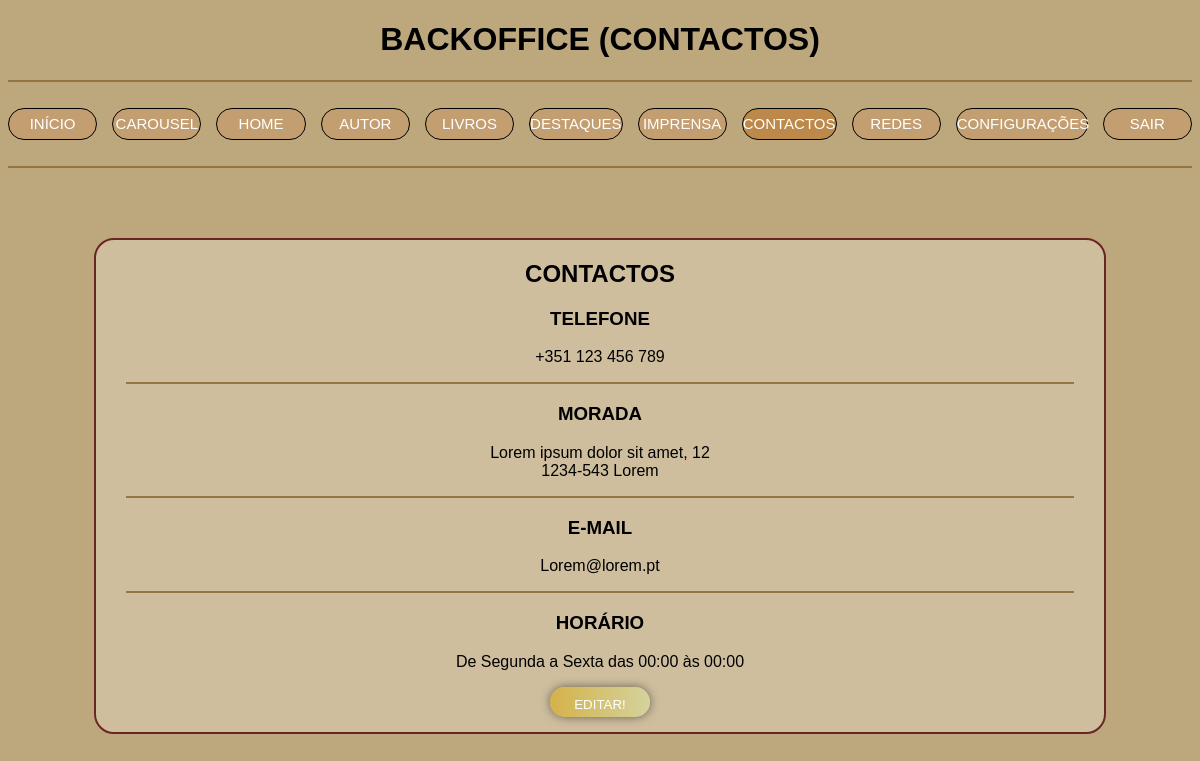
The app's page /backoffice/contactos.php (signed in) with its own data.
### tables this page shows
CREATE TABLE `contactos` (
  `id` int(11) NOT NULL,
  `telefone` varchar(100) NOT NULL,
  `morada` varchar(200) NOT NULL,
  `email` varchar(200) NOT NULL,
  `horario` varchar(200) NOT NULL,
  `facebook` varchar(200) NOT NULL,
  `instagram` varchar(200) NOT NULL,
  `linkedin` varchar(200) NOT NULL
);

### config/base_dados.php (called while the page is built, shortened)
<?php
require_once("config.php");
$pdo = new PDO("mysql:dbname=".$base_dados["dbname"].";host=".$base_dados["host"], $base_dados["user"], $base_dados["password"]);
function selectSQL($sql){
    global $pdo;
    $query = $pdo->query($sql);
    return $query->fetchAll(PDO::FETCH_ASSOC);
}
?>

### backoffice/contactos.php (the view, shortened to what this page needs)
<?php
require_once("../config/base_dados.php");
$pag_atual = pathinfo($_SERVER['PHP_SELF'], PATHINFO_FILENAME);
$item = selectSQL("SELECT * FROM contactos");
?>
<!DOCTYPE html>
<html lang="pt">
<head>
    <link rel="stylesheet" href="estilo.css">
</head>
<body>
    <header>
        <h1>BACKOFFICE (<?= ucfirst($pag_atual) ?>)</h1>
        <hr>
        <br>
            <div class="nav">
              <a href="inicio.php" <?php if ($pag_atual === 'inicio') echo 'class="active"' ?>>INÍCIO</a>
              <a href="carousel.php" <?php if ($pag_atual === 'carousel') echo 'class="active"' ?>>CAROUSEL</a>
              <a href="home.php" <?php if ($pag_atual === 'home') echo 'class="active"' ?>>HOME</a>
              <a href="autor.php" <?php if ($pag_atual === 'autor') echo 'class="active"' ?>>AUTOR</a>
              <a href="livros.php" <?php if ($pag_atual === 'livros') echo 'class="active"' ?>>LIVROS</a>
              <a href="destaques.php" <?php if ($pag_atual === 'destaques') echo 'class="active"' ?>>DESTAQUES</a>
              <a href="imprensa.php" <?php if ($pag_atual === 'imprensa') echo 'class="active"' ?>>IMPRENSA</a>
              <a href="contactos.php" <?php if ($pag_atual === 'contactos') echo 'class="active"' ?>>CONTACTOS</a>
              <a href="redes.php" <?php if ($pag_atual === 'redes') echo 'class="active"' ?>>REDES</a>
              <a href="configuracoes.php" <?php if ($pag_atual === 'configuracoes') echo 'class="active"' ?>>CONFIGURAÇÕES</a>
              <a href="logout.php" <?php if ($pag_atual === 'logout') echo 'class="active"' ?>>SAIR</a>
            </div>
        <br>
       <hr>
    </header>
    <main>
        <div id = "caixa1" class="caixa">
                <h2>CONTACTOS</h2>
                <?php foreach($item as $i): ?>
                <h3>TELEFONE</h3>
                <p><?= $i["telefone"] ?></p>
                <hr>
                <h3>MORADA</h3>
                <p><?= $i["morada"] ?></p>
                <hr>
                <h3>E-MAIL</h3>
                <p><?= $i["email"] ?></p>
                <hr>
                <h3>HORÁRIO</h3>
                <p><?= $i["horario"] ?></p>
                <form action="editar_contactos.php">
                    <button name="id" value="<?= $i["id"] ?>">EDITAR!</button>
                </form>
                <?php endforeach; ?>
        </div>
    </main>
</body>
</html>

### backoffice/estilo.css (style rules this page uses)
body { background-color: rgb(189, 168, 125); color: rgb(0, 0, 0); font-family:'Lucida Sans', 'Lucida Sans Regular', 'Lucida Grande', 'Lucida Sans Unicode', Geneva, Verdana, sans-serif; text-align: center; }
main { margin-top: 50px; }
.caixa { background-color: rgba(255, 255, 255, 0.25); width: 30%; border-radius: 20px; border: 2px solid rgb(108, 35, 35); margin: 70px auto; padding: 20px 0px; transition-duration: 1s; }
#caixa1 { width: 80%; padding: 0px 30px; }
.nav { display: flex; flex-direction: row; justify-content: center; gap: 15px; text-decoration: none; }
.nav > a { border: 1px solid black; width: 130px; text-decoration: none; color: white; height: 30px; display: flex; flex-direction: column; justify-content: center; border-radius: 20px; font-size: 15px; background-color: rgb(195, 158, 113); }
.nav a.active { background-color: rgb(188, 137, 75); }
hr { border: 1px solid rgb(150, 117, 69); }
h1 { text-transform: uppercase; }
a { text-decoration: none; }
button { height: 30px; width: 100px; background: linear-gradient(90deg, #d4b24a, #d4d39d); color: #fff; border: none; border-radius: 20px; box-shadow: 0px 0px 10px rgba(0, 0, 0, 0.5); padding: 10px 20px; margin-bottom: 15px; }

### records on screen
contactos: telefone "+351 123 456 789", morada "Lorem ipsum dolor sit amet, 12 1234-543 Lorem", email "Lorem@lorem.pt", horario "De Segunda a Sexta das 00:00 às 00:00", $i["id"] 1 (drawn)

### other values on screen
$pag_atual "CONTACTOS"
